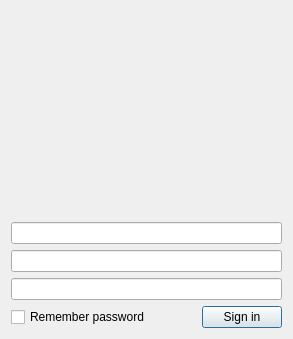
<?xml version="1.0" encoding="UTF-8"?>
<!--
    Unfuddle Tracker is a time tracking tool for Unfuddle service.
    Copyright (C) 2012 Viatcheslav Gachkaylo <vgachkaylo@crystalnix.com>

    This file is part of Unfuddle Tracker.

    Unfuddle Tracker is free software: you can redistribute it and/or modify
    it under the terms of the GNU General Public License as published by
    the Free Software Foundation, either version 3 of the License, or
    (at your option) any later version.

    Unfuddle Tracker is distributed in the hope that it will be useful,
    but WITHOUT ANY WARRANTY; without even the implied warranty of
    MERCHANTABILITY or FITNESS FOR A PARTICULAR PURPOSE.  See the
    GNU General Public License for more details.

    You should have received a copy of the GNU General Public License
    along with Unfuddle Tracker.  If not, see <http://www.gnu.org/licenses/>.
-->
<ui version="4.0">
 <class>LoginDialog</class>
 <widget class="QWidget" name="LoginDialog">
  <property name="geometry">
   <rect>
    <x>0</x>
    <y>0</y>
    <width>293</width>
    <height>339</height>
   </rect>
  </property>
  <property name="sizePolicy">
   <sizepolicy hsizetype="Expanding" vsizetype="Expanding">
    <horstretch>0</horstretch>
    <verstretch>0</verstretch>
   </sizepolicy>
  </property>
  <property name="windowTitle">
   <string>Dialog</string>
  </property>
  <layout class="QGridLayout" name="gridLayout">
   <item row="0" column="0">
    <layout class="QVBoxLayout" name="verticalLayout">
     <property name="sizeConstraint">
      <enum>QLayout::SetDefaultConstraint</enum>
     </property>
     <item>
      <widget class="QLabel" name="label">
       <property name="sizePolicy">
        <sizepolicy hsizetype="Preferred" vsizetype="Expanding">
         <horstretch>0</horstretch>
         <verstretch>0</verstretch>
        </sizepolicy>
       </property>
       <property name="minimumSize">
        <size>
         <width>175</width>
         <height>175</height>
        </size>
       </property>
       <property name="text">
        <string/>
       </property>
       <property name="pixmap">
        <pixmap resource="resources.qrc">:/images/logo.png</pixmap>
       </property>
       <property name="alignment">
        <set>Qt::AlignCenter</set>
       </property>
      </widget>
     </item>
     <item>
      <widget class="LabeledLineEdit" name="subdomainCtl"/>
     </item>
     <item>
      <widget class="LabeledLineEdit" name="loginCtl"/>
     </item>
     <item>
      <widget class="LabeledLineEdit" name="passwordCtl">
       <property name="echoMode">
        <enum>QLineEdit::Password</enum>
       </property>
      </widget>
     </item>
     <item>
      <layout class="QHBoxLayout" name="horizontalLayout">
       <item>
        <widget class="QCheckBox" name="rememberPasswordCtl">
         <property name="text">
          <string>Remember password</string>
         </property>
        </widget>
       </item>
       <item>
        <widget class="QLabel" name="loader">
         <property name="sizePolicy">
          <sizepolicy hsizetype="Fixed" vsizetype="Fixed">
           <horstretch>0</horstretch>
           <verstretch>0</verstretch>
          </sizepolicy>
         </property>
         <property name="minimumSize">
          <size>
           <width>16</width>
           <height>16</height>
          </size>
         </property>
         <property name="maximumSize">
          <size>
           <width>16</width>
           <height>16</height>
          </size>
         </property>
         <property name="text">
          <string/>
         </property>
         <property name="alignment">
          <set>Qt::AlignLeading|Qt::AlignLeft|Qt::AlignVCenter</set>
         </property>
        </widget>
       </item>
       <item>
        <widget class="QPushButton" name="loginBut">
         <property name="sizePolicy">
          <sizepolicy hsizetype="Fixed" vsizetype="Fixed">
           <horstretch>0</horstretch>
           <verstretch>0</verstretch>
          </sizepolicy>
         </property>
         <property name="text">
          <string>Sign in</string>
         </property>
         <property name="default">
          <bool>true</bool>
         </property>
         <property name="flat">
          <bool>false</bool>
         </property>
        </widget>
       </item>
      </layout>
     </item>
    </layout>
   </item>
  </layout>
 </widget>
 <customwidgets>
  <customwidget>
   <class>LabeledLineEdit</class>
   <extends>QLineEdit</extends>
   <header>labeledlineedit.h</header>
  </customwidget>
 </customwidgets>
 <resources>
  <include location="resources.qrc"/>
 </resources>
 <connections/>
</ui>
